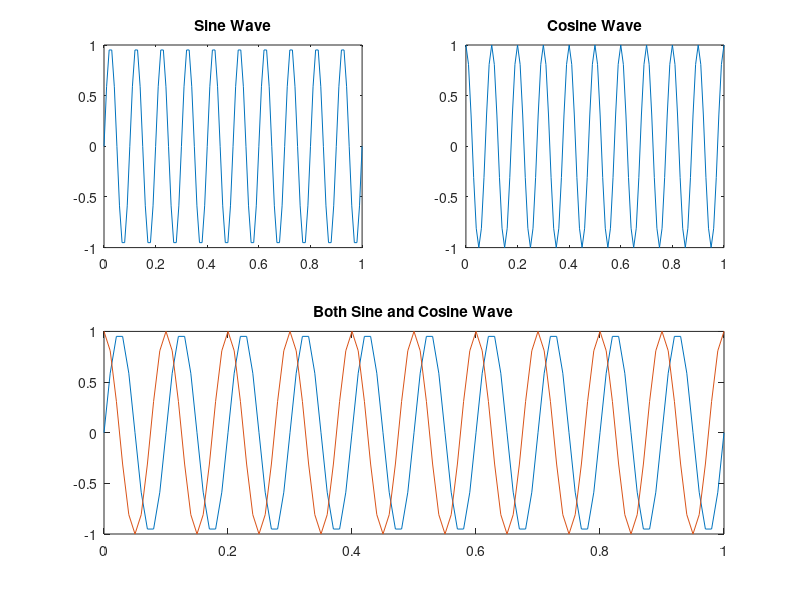

Write the MATLAB code that produced this figure.
clc; clear; clf;
t = 0:0.01:1;
f = 10;
% sin wave
x1 = sin(2*pi*f*t);
% cos wave
x2 = cos(2*pi*f*t);
subplot(2, 2, 1);
plot(t, x1);
title('Sine Wave');
subplot(2, 2, 2);
plot(t, x2);
title('Cosine Wave');
subplot(2, 2, [3, 4]);
plot(t, x1, t, x2);
title('Both Sine and Cosine Wave');